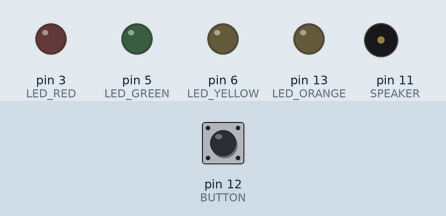
Simulated run of this sketch. Board: Arduino Uno, built with avr-gcc and run on an emulated ATmega328P. Parts: output pins drawn as LEDs (lit = HIGH), buzzer (waves = sounding). The test bench sets the inputs (shaded band); at power-on: pin 12 (BUTTON) HIGH.

Above: at 1.0 s.
1.1 s: pin 12 (BUTTON) pulled LOW for 0.15 s
At 1.8 s:
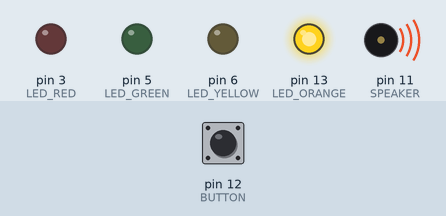
At 4.1 s:
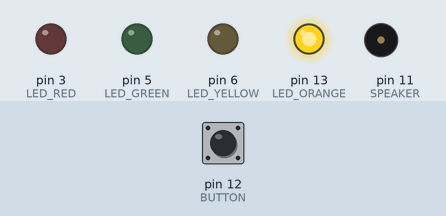
Timing chart, 0 to 10.1 s (numbered marks = the images above; inputs shaded):
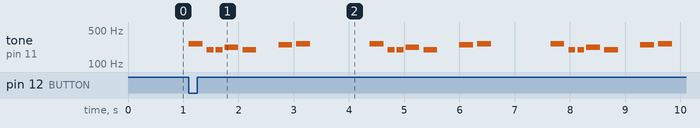

The sketch:

ToneMelody_printshield.ino
```cpp
/*
 Printshield example code

 Author: Carlos Garcia Saura
 July 2012
 */

// File with musical notes
#include "pitches.h"

// notes in the melody:
int melody[] = {
  NOTE_C4, NOTE_G3,NOTE_G3, NOTE_A3, NOTE_G3,0, NOTE_B3, NOTE_C4};

// note durations: 4 = quarter note, 8 = eighth note, etc.:
int noteDurations[] = {
  4, 8, 8, 4,4,4,4,4 };

// --- PIN DEFINITIONS ---

#define LED_RED 3      // LED Lights
#define LED_GREEN 5
#define LED_YELLOW 6
#define LED_ORANGE 13

#define BUTTON 12

#define LDR_LEFT A5   // Pins for the light sensors
#define LDR_RIGHT A4

#define IR_1 A0       // Pins for the line sensor (four CNY70)
#define IR_2 A1       // IR_1 right, IR_4 left
#define IR_3 A2
#define IR_4 A3

#define ULTRASONIC_TRIG 2 // Pins for the ultrasonic distance sensor
#define ULTRASONIC_ECHO 4

#define SPEAKER 11


// --- ULTRASONIC SENSOR ---

// Function for initiating the pins used by the ultrasonic distance sensor
void init_pins_distance_sensor() {
  pinMode(ULTRASONIC_ECHO, INPUT);
  pinMode(ULTRASONIC_TRIG, OUTPUT);

  // Trigger pin is set low to avoid innecesary measurements
  digitalWrite(ULTRASONIC_TRIG, LOW);
}

// Function for reading the distance read by the ultrasonic sensor
// Returned value is in centimeters
int read_distance() {
  long duration;

  //This triggers the measurement
  digitalWrite(ULTRASONIC_TRIG, HIGH);
  delayMicroseconds(10);
  digitalWrite(ULTRASONIC_TRIG, LOW);

  //We receive the distance as a pulse length
  duration = pulseIn(ULTRASONIC_ECHO,HIGH);

  //Returns the distance in centimeters.
  return duration /29 / 2 ; //use "74 / 2" for inches
}


// --- LEDs ---

// Function for initiating the pins used by the LEDs
void init_LED_pins() {
  pinMode(LED_RED,OUTPUT);
  pinMode(LED_GREEN,OUTPUT);
  pinMode(LED_YELLOW,OUTPUT);
  pinMode(LED_ORANGE,OUTPUT);
}


// --- BUTTON ---

// Function for initiating the pin used by the button
void init_button_pin() {
  pinMode(BUTTON,INPUT);

  digitalWrite(BUTTON, HIGH); // Enable internal pull-up resistor
}

// Function for reading the button value
// Returns 1 if the button is being pressed, 0 if it is not
int button_is_pressed() {
  return !digitalRead(BUTTON);
}

void wait_until_button_is_pressed() {
  while( button_is_pressed() == 0 ) delay(100);
}

void setup() {
  // Pin initialization
  init_pins_distance_sensor();
  init_LED_pins();
  init_button_pin();

  // Wait until the button is pressed
  while( button_is_pressed() == 0 ) {
    delay(100);
  }

  // We turn on the ORANGE LED so we know our program is running
  digitalWrite(LED_ORANGE, HIGH);
}


/// WRITE YOUR CODE HERE ///
void loop() { // The loop function runs forever
  // iterate over the notes of the melody:
  for (int thisNote = 0; thisNote < 8; thisNote++) {

    // to calculate the note duration, take one second
    // divided by the note type.
    //e.g. quarter note = 1000 / 4, eighth note = 1000/8, etc.
    int noteDuration = 1000/noteDurations[thisNote];
    tone(SPEAKER, melody[thisNote],noteDuration);

    // to distinguish the notes, set a minimum time between them.
    // the note's duration + 30% seems to work well:
    int pauseBetweenNotes = noteDuration * 1.30;
    delay(pauseBetweenNotes);
    // stop the tone playing:
    noTone(SPEAKER);
  }

  // Waits for one second
  delay(1000);

}
```

pitches.h
```cpp
/*************************************************
 * Public Constants
 *************************************************/

#define NOTE_B0  31
#define NOTE_C1  33
#define NOTE_CS1 35
#define NOTE_D1  37
#define NOTE_DS1 39
#define NOTE_E1  41
#define NOTE_F1  44
#define NOTE_FS1 46
#define NOTE_G1  49
#define NOTE_GS1 52
#define NOTE_A1  55
#define NOTE_AS1 58
#define NOTE_B1  62
#define NOTE_C2  65
#define NOTE_CS2 69
#define NOTE_D2  73
#define NOTE_DS2 78
#define NOTE_E2  82
#define NOTE_F2  87
#define NOTE_FS2 93
#define NOTE_G2  98
#define NOTE_GS2 104
#define NOTE_A2  110
#define NOTE_AS2 117
#define NOTE_B2  123
#define NOTE_C3  131
#define NOTE_CS3 139
#define NOTE_D3  147
#define NOTE_DS3 156
#define NOTE_E3  165
#define NOTE_F3  175
#define NOTE_FS3 185
#define NOTE_G3  196
#define NOTE_GS3 208
#define NOTE_A3  220
#define NOTE_AS3 233
#define NOTE_B3  247
#define NOTE_C4  262
#define NOTE_CS4 277
#define NOTE_D4  294
#define NOTE_DS4 311
#define NOTE_E4  330
#define NOTE_F4  349
#define NOTE_FS4 370
#define NOTE_G4  392
#define NOTE_GS4 415
#define NOTE_A4  440
#define NOTE_AS4 466
#define NOTE_B4  494
#define NOTE_C5  523
#define NOTE_CS5 554
#define NOTE_D5  587
#define NOTE_DS5 622
#define NOTE_E5  659
#define NOTE_F5  698
#define NOTE_FS5 740
#define NOTE_G5  784
#define NOTE_GS5 831
#define NOTE_A5  880
#define NOTE_AS5 932
#define NOTE_B5  988
#define NOTE_C6  1047
#define NOTE_CS6 1109
#define NOTE_D6  1175
#define NOTE_DS6 1245
#define NOTE_E6  1319
#define NOTE_F6  1397
#define NOTE_FS6 1480
#define NOTE_G6  1568
#define NOTE_GS6 1661
#define NOTE_A6  1760
#define NOTE_AS6 1865
#define NOTE_B6  1976
#define NOTE_C7  2093
#define NOTE_CS7 2217
#define NOTE_D7  2349
#define NOTE_DS7 2489
#define NOTE_E7  2637
#define NOTE_F7  2794
#define NOTE_FS7 2960
#define NOTE_G7  3136
#define NOTE_GS7 3322
#define NOTE_A7  3520
#define NOTE_AS7 3729
#define NOTE_B7  3951
#define NOTE_C8  4186
#define NOTE_CS8 4435
#define NOTE_D8  4699
#define NOTE_DS8 4978
```

Measured:
- after the input at 1.1 s, pin 13 (LED_ORANGE): LOW → HIGH at once; tone on pin 11 (SPEAKER): silent → 262 Hz at once, then repeats every 3.3 s: silent 0.08 s, 2 × (196 Hz 0.13 s, silent 0.04 s), 220 Hz 0.25 s, silent 0.08 s, 196 Hz 0.25 s, silent 0.40 s, 247 Hz 0.25 s, silent 0.08 s, 262 Hz 0.25 s, silent 1.1 s, 262 Hz 0.25 s
